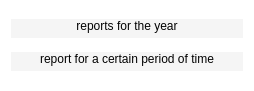
<?xml version="1.0" encoding="UTF-8"?>
<ui version="4.0">
 <class>AdminReportsWindow</class>
 <widget class="QDialog" name="AdminReportsWindow">
  <property name="geometry">
   <rect>
    <x>0</x>
    <y>0</y>
    <width>254</width>
    <height>91</height>
   </rect>
  </property>
  <property name="windowTitle">
   <string>Reports</string>
  </property>
  <property name="styleSheet">
   <string notr="true">background-color: rgb(255, 255, 255);</string>
  </property>
  <layout class="QGridLayout" name="gridLayout">
   <item row="0" column="0">
    <widget class="QPushButton" name="pushButton">
     <property name="styleSheet">
      <string notr="true">QPushButton
{
background-color: rgb(245, 245, 245);
border:none;
color: rgb(2, 2, 2);
border-left: 1px solid rgb(245, 245, 245);
border-right: 1px solid rgb(245, 245, 245);
border-bottom: 5px solid rgb(245, 245, 245);
}
QPushButton:hover {
    color: #000000;
    background-color: rgb(200, 200, 200); 
    border: 0px solid rgb(0, 0, 0);
}</string>
     </property>
     <property name="text">
      <string>reports for the year</string>
     </property>
    </widget>
   </item>
   <item row="1" column="0">
    <widget class="QPushButton" name="pushButton_2">
     <property name="styleSheet">
      <string notr="true">QPushButton
{
background-color: rgb(245, 245, 245);
border:none;
color: rgb(2, 2, 2);
border-left: 1px solid rgb(245, 245, 245);
border-right: 1px solid rgb(245, 245, 245);
border-bottom: 5px solid rgb(245, 245, 245);
}
QPushButton:hover {
    color: #000000;
    background-color: rgb(200, 200, 200); 
    border: 0px solid rgb(0, 0, 0);
}</string>
     </property>
     <property name="text">
      <string>report for a certain period of time</string>
     </property>
    </widget>
   </item>
  </layout>
 </widget>
 <resources/>
 <connections/>
</ui>
